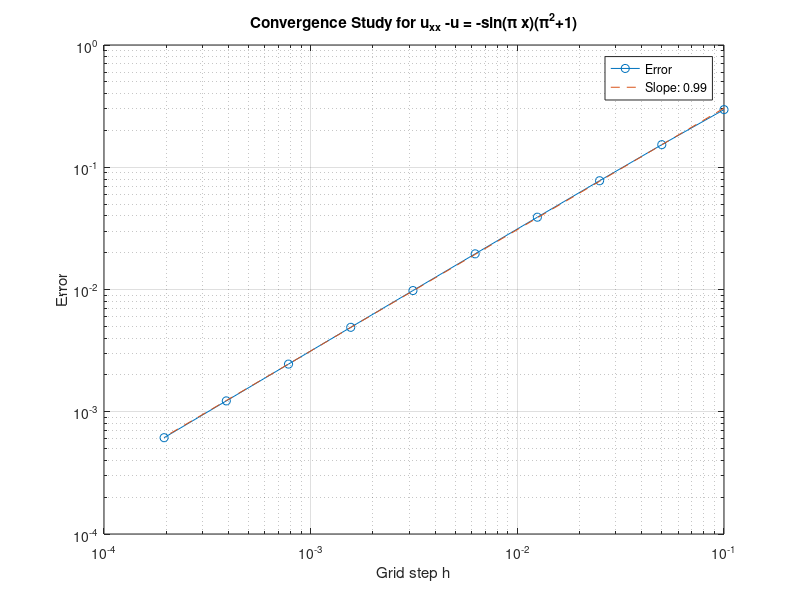

The MATLAB script that drew this image:
h_values = 0.1 ./ (2.^(0:10-1)); 
errors = zeros(size(h_values)); 

for i = 1:length(h_values)
    h = h_values(i);

    x = (0:h:(1))';
    m = length(x);
    e = ones(m, 1);

    Dxx = spdiags([e (-2*e - h*h*e) e], [-1 0 1], m, m)
    Dxx(1,1) = -2-h*h;
    Dxx(m,m) = -2-h*h
    Dxx = Dxx / h^2;


    f = -sin(pi * x) * (pi^2 + 1);

    u_numerical = Dxx \ f;
    

    u_analytical = sin(pi * x);
    
    errors(i) = max(abs(u_numerical - u_analytical));
end


figure;
loglog(h_values, errors, '-o');
xlabel('Grid step h');
ylabel('Error');
title('Convergence Study for u_{xx} -u = -sin(\pi x)(\pi^2+1)');
grid on;

% Optional: Fit a line to check convergence rate
p = polyfit(log(h_values), log(errors), 1)
hold on;
loglog(h_values, exp(polyval(p, log(h_values))), '--', 'DisplayName', sprintf('Slope: %.2f', p(1)));
legend('Error', sprintf('Slope: %.2f', p(1)), 'Location', 'best');
hold off;
exportgraphics(gcf, "6c1.png", 'Resolution', 300);
